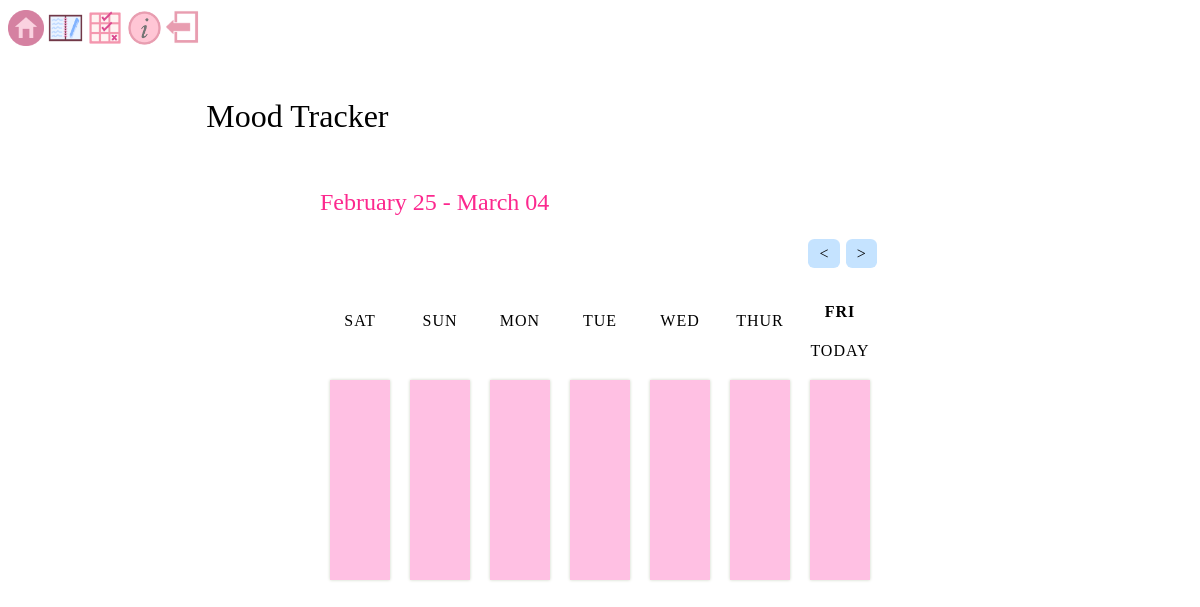
/moodtracker (signed in), run on an earlier commit of the app's database.
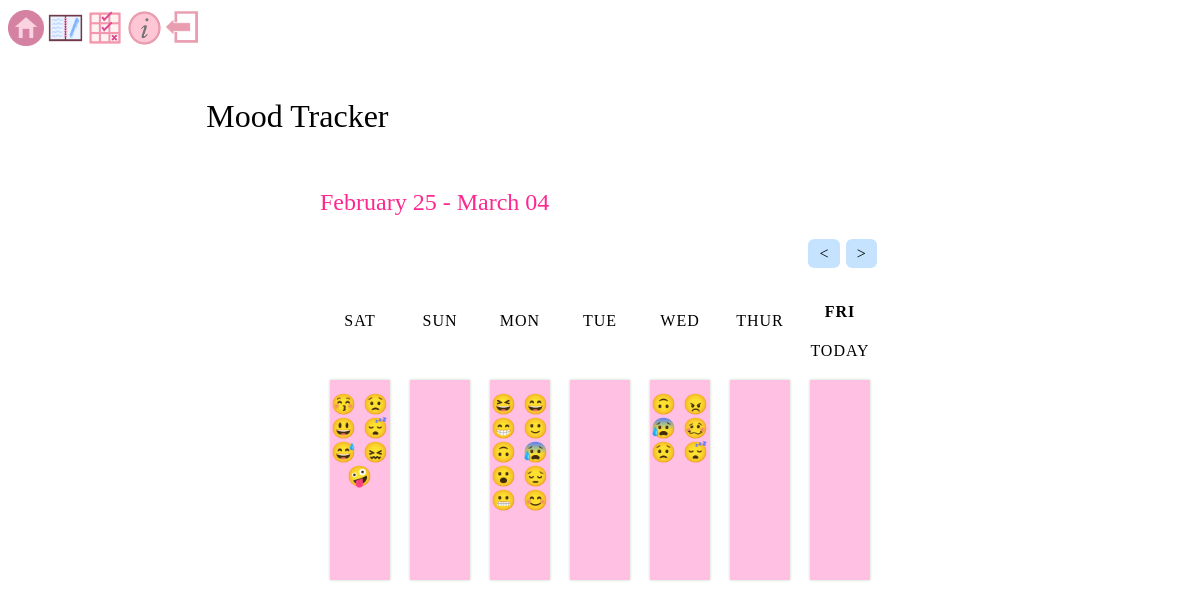
And on a later commit of the database.
### app/models.py (models this page shows, shortened)
class Moods(db.Model):
    id = db.Column(db.Integer, primary_key=True)
    date= db.Column(db.Date, nullable=False, default= date.today())
    moodlist = db.Column(db.Text, nullable=False)
    user_id = db.Column(db.Integer, db.ForeignKey('user.id'), nullable=False)

### app/routes.py (the view)
@app.route("/moodtracker")
@login_required
def moodtracker():
    todays_date= date.today()
    todaysactualdate= date.today()
    lastweek = todays_date - timedelta(days=7)
    mood1 = Moods.query.filter_by(user_id=current_user.id, date=todays_date).first() # grabbing moodlist for each day in the week
    mood2 = Moods.query.filter_by(user_id=current_user.id, date=todays_date-timedelta(days=1)).first()
    mood3 = Moods.query.filter_by(user_id=current_user.id, date=todays_date-timedelta(days=2)).first()
    mood4 = Moods.query.filter_by(user_id=current_user.id, date=todays_date-timedelta(days=3)).first()
    mood5 = Moods.query.filter_by(user_id=current_user.id, date=todays_date-timedelta(days=4)).first()
    mood6 = Moods.query.filter_by(user_id=current_user.id, date=todays_date-timedelta(days=5)).first()
    mood7 = Moods.query.filter_by(user_id=current_user.id, date=todays_date-timedelta(days=6)).first()
    return render_template("moodtracker.html",todaysactualdate=todaysactualdate, mood1=mood1, todays_date=todays_date, lastweek=lastweek, mood2=mood2, mood3=mood3, mood4=mood4, mood5=mood5, mood6=mood6, mood7=mood7, title="Mood Tracker")

### app/models.py (called while the page is built)
@login_manager.user_loader
def load_user(user_id):
    return User.query.get(int(user_id))

### app/templates/moodtracker.html (shortened to what this page needs)
<!doctype html>
<html lang="en">
    <head>
        <link rel="stylesheet" href="static\mood.css">
        <div>
            <a class="nav-link" href="/mainpage"><img src="static\images\home.png " width="3%"></a>
            <a class="nav-link" href="/journal"><img src="static\images\journal_icon.png " width="3%"></a>
            <a class="nav-link" href="/habittracker"><img src="static\images\habittracker_icon.png " width="3%"></a>
            <a class="nav-link" href="/info"><img src="static\images\information_icon.png " width="3%"></a>
            <a class="nav-link" href="/"><img src="static\images\logout_icon.png " width="3%"></a>
        </div>
    </head>
    <body onload="dayofWeek();">
        <div class="container">
            <h1> Mood Tracker </h1>
            <div id="week">
                <h2>{{ lastweek.strftime("%B %d") }} - {{ todays_date.strftime("%B %d") }}</h2>
                <form action= "/nextmoodtracker" method="POST" id="nextButton" >
                    <input type="submit" value=">">
                </form>
                <form action= "/prevmoodtracker" method="POST" id="backButton" >
                    <input type="submit" value="<">
                </form>
                <table>
                    <thead>
                        <tr>
                            <th id="day6" scope="col"> </th>
                            <th id="day5" scope="col"> </th>
                            <th id="day4" scope="col"> </th>
                            <th id="day3" scope="col"> </th>
                            <th id="day2" scope="col"> </th>
                            <th id="day1" scope="col"> </th>
                            {% if todays_date == todaysactualdate %}
                                <th  scope="col"><h4 id="day0"> </h4>TODAY</th>
                            {% else %}
                                <th id="day0" scope="col"> </th>
                            {% endif %}
                        </tr>
                    </thead><br/>
                    <tbody>
                        <tr>
                            <td>
                                 <div class="mood-box">
                                    {{ mood7.moodlist }}
                                </div>
                            </td>
                            <td>
                                <div class="mood-box">
                               </div>
                           </td>
                           <td>
                                <div class="mood-box">
                                    {{ mood5.moodlist }}
                                </div>
                            </td>
                            <td>
                                <div class="mood-box">
                               </div>
                           </td>
                            <td>
                                <div class="mood-box">
                                    {{ mood3.moodlist }}
                                </div>
                            </td>
                            <td>
                                <div class="mood-box">
                                </div>
                            </td>
                            <td>
                                <div class="mood-box">
                                </div>
                            </td>
                        </tr>
                    </tbody>
                </table>
            </div>
        </div>
    </body>
</html>

What changed in the data, as far as the page shows it:
added Moods: moodlist "😚 😟 😃 😴😅 😖 🤪"
added Moods: moodlist "😆 😄 😁 🙂 🙃 😰 😮 😔 😬 😊"
added Moods: moodlist "🙃 😠 😰 🥴 😟 😴"
